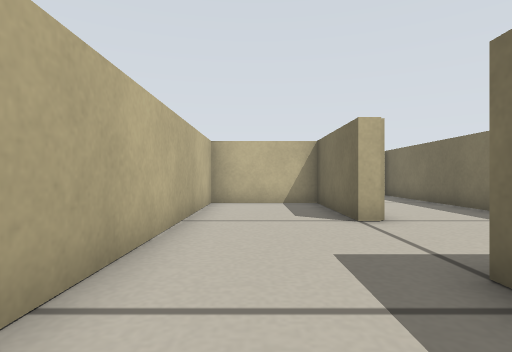
[1] (above)

18 first-person views from a walk through a Stage world. The camera is 0.22 m above the floor, looks level and sees 80° across. Floor lines are 1 m apart. The floor is counted in squares, 0.25 m on a side. Each view is taken from the middle of a square. On the plan, view 1 faces up. The plan holds only what a view shows up to about 11 squares ahead; the rest is blank. Robots are left out.

[2]
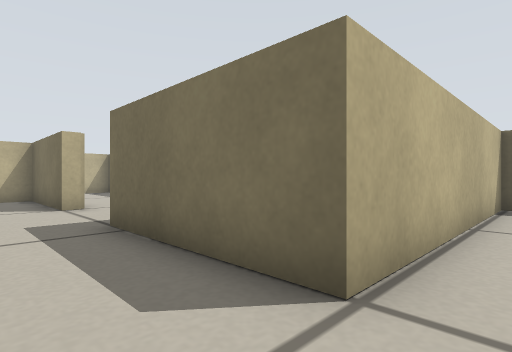

[3]
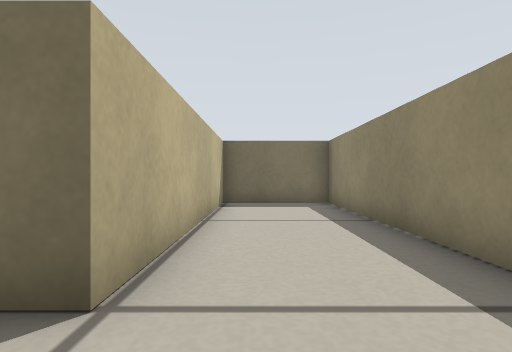

[4]
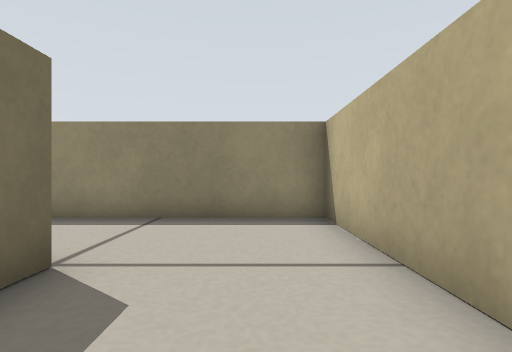

[5]
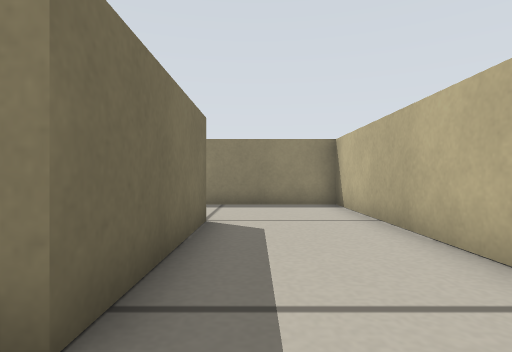

[6]
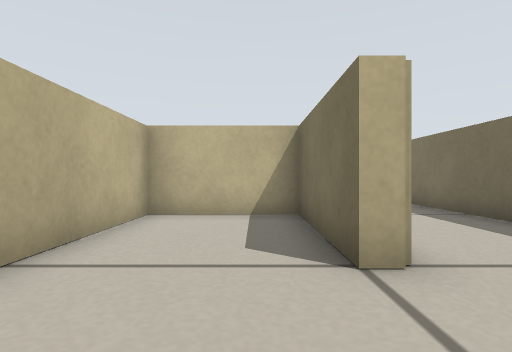

[7]
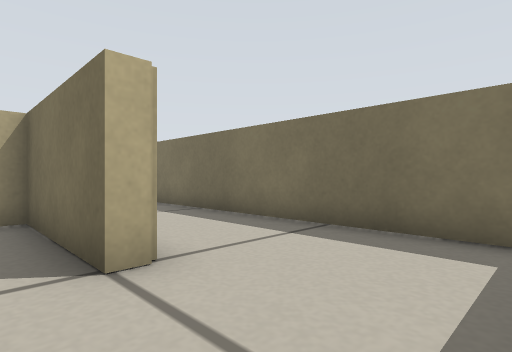

[8]
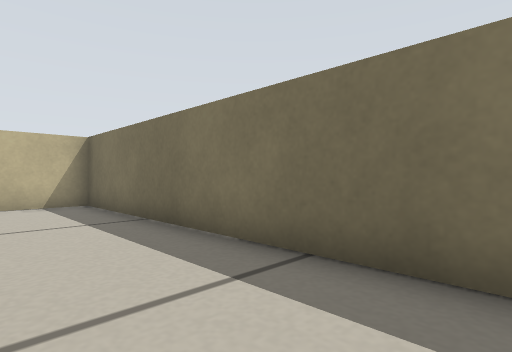

[9]
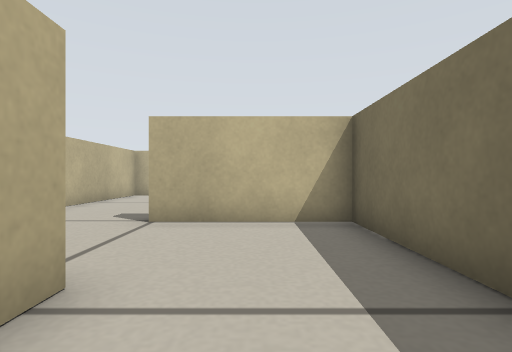

[10]
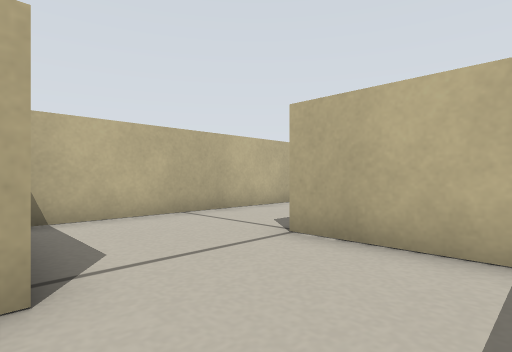

[11]
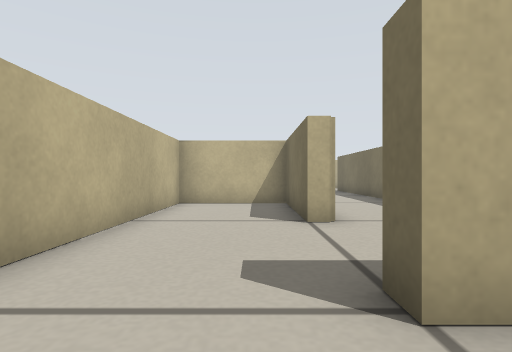

[12]
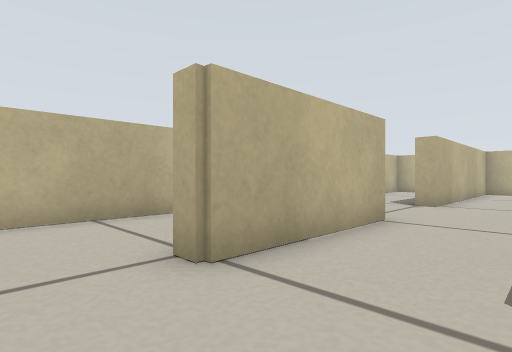

[13]
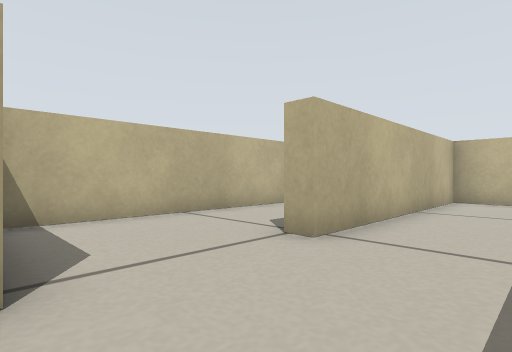

[14]
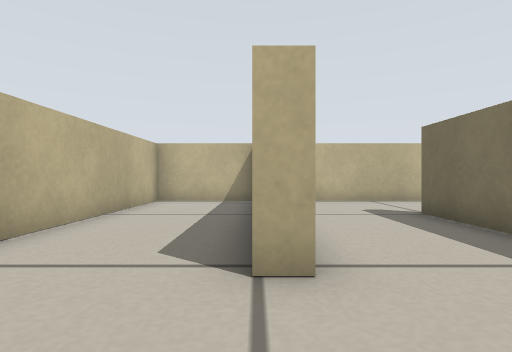

[15]
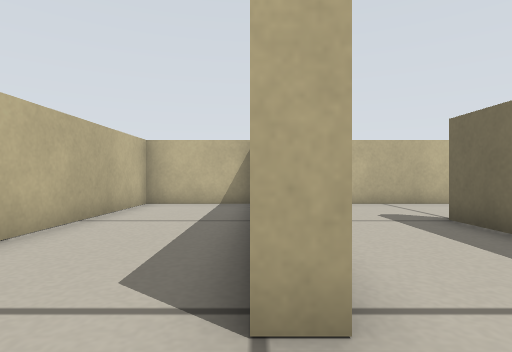

[16]
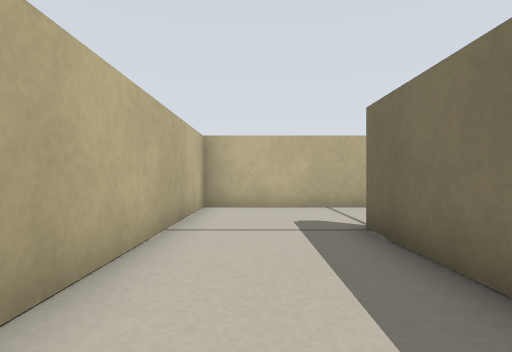

[17]
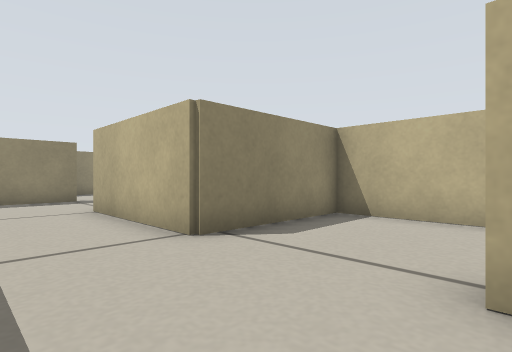

[18]
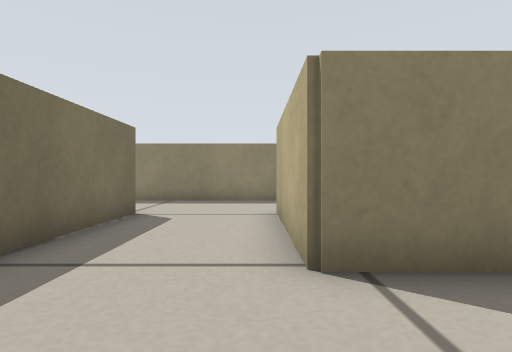

### Floor plan
Ten units are one square. View 1 is at (0, 0); x grows to the right and y downward. Boxes are objects, and circles mark ways between rooms. Rooms are numbered by the first view taken in them; rooms with no view inside come last. Other rooms are left out.
<svg viewBox="-19 -341 122 399">
<path fill="none" stroke="#000" d="M20 -59 20 -98 -14 -98 -14 53 98 53 98 19 20 19 20 -26M26 -59 20 -59M25 -104 25 -98M58 -34 58 -138 34 -138M-14 -136 -14 -109M34 -138 20 -138M25 -222 25 -177 20 -177M58 -271 58 -301M58 -178 58 -218M20 -143 72 -143M64 -336 25 -336 25 -256M25 -256 19 -256M20 -336 -14 -336 -14 -222 25 -222M20 -177 20 -217 -14 -217 -14 -136M20 -138 20 -143"/>
<circle cx="25" cy="-45" r="3" fill="#2a7"/>
<circle cx="25" cy="-120" r="3" fill="#2a7"/>
<circle cx="5" cy="-140" r="3" fill="#2a7"/>
<circle cx="25" cy="-240" r="3" fill="#2a7"/>
<circle cx="25" cy="-160" r="3" fill="#2a7"/>
<text x="10" y="0">1</text>
<text x="40" y="-80">2</text>
<text x="10" y="-120">3</text>
<text x="40" y="-230">4</text>
<text x="10" y="-270">5</text>
<text x="0" y="-180">6</text>
</svg>
Room 1 opens to room 2. Room 2 opens to room 3. Room 3 opens to room 6. Room 4 opens to room 5. Room 4 opens to room 6.

Where each view was taken, in squares from view 1:
view 1: 0 up, 0 right, facing up
view 2: 3 down, 0 right, facing up-right
view 3: 3 down, 0 right, facing right
view 4: 1 up, 0 right, facing down
view 5: 4 up, 1 right, facing down
view 6: 3 up, 1 right, facing up
view 7: 3 up, 1 right, facing up-right
view 8: 4 up, 3 right, facing up-right
view 9: 8 up, 4 right, facing up
view 10: 10 up, 5 right, facing up-left
view 11: 12 up, 1 right, facing up
view 12: 16 up, 5 right, facing up-left
view 13: 22 up, 5 right, facing up-left
view 14: 23 up, 2 right, facing up
view 15: 24 up, 2 right, facing up
view 16: 25 up, 4 right, facing up
view 17: 26 up, 5 right, facing down-left
view 18: 25 up, 3 right, facing down
